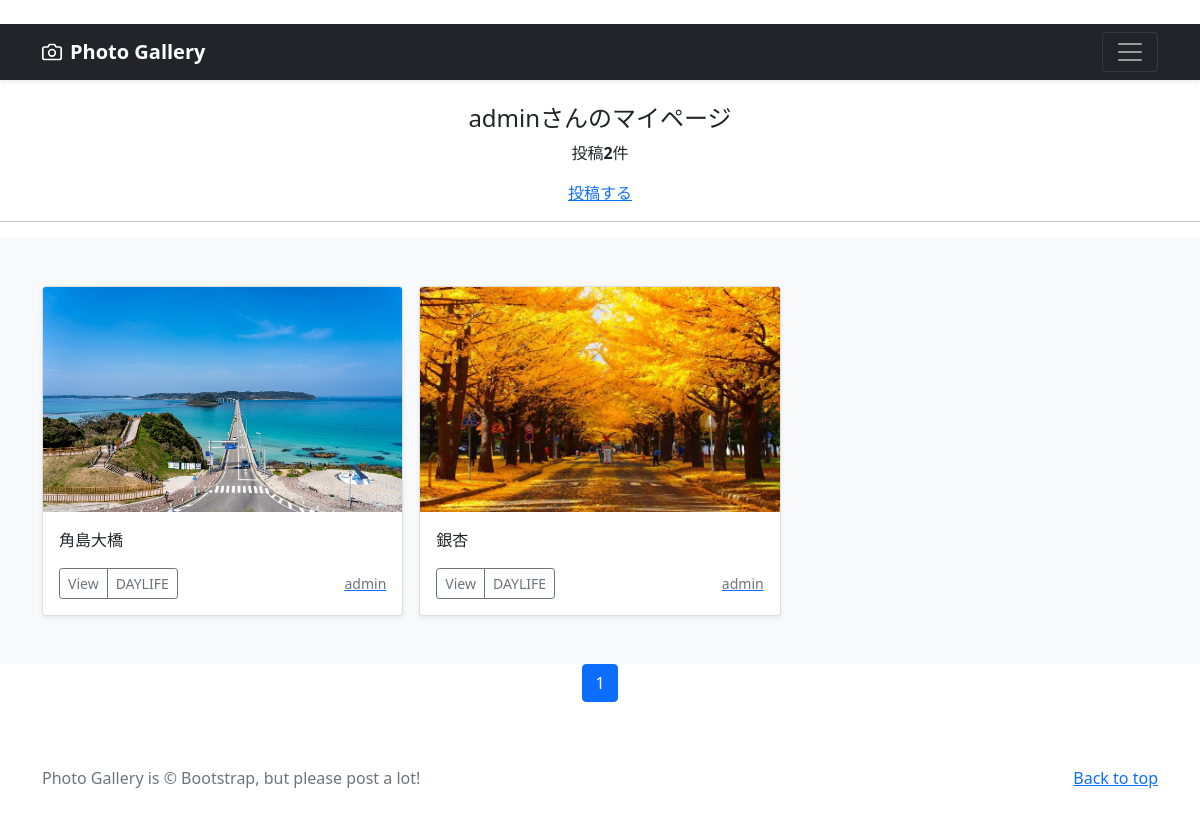
Screenshot of /mypage/ (signed in) with the database file from the repository.
### accounts/models.py (models this page shows)
class CustomUser(AbstractUser):
    pass

### photo/models.py (models this page shows, shortened)
class PhotoPost(models.Model):
    user = models.ForeignKey(
        CustomUser,
        verbose_name='ユーザー',
        on_delete=models.CASCADE
        )
    category = models.ForeignKey(
        Category,
        verbose_name='カテゴリ',
        on_delete=models.PROTECT
        )
    title = models.CharField(
        verbose_name='タイトル', # フィールドのタイトル
        max_length=200        # 最大文字数は200
        )
    comment = models.TextField(
        verbose_name='コメント',  # フィールドのタイトル
        )
    image1 = models.ImageField(
        verbose_name='イメージ1',# フィールドのタイトル
        upload_to = 'photos'   # MEDIA_ROOT以下のphotosにファイルを保存
        )
    image2 = models.ImageField(
        verbose_name='イメージ2',# フィールドのタイトル
        upload_to = 'photos',  # MEDIA_ROOT以下のphotosにファイルを保存
        blank=True,            # フィールド値の設定は必須でない
        null=True              # データベースにnullが保存されることを許容
        )
    posted_at = models.DateTimeField(
        verbose_name='投稿日時', # フィールドのタイトル
        auto_now_add=True       # 日時を自動追加
        )

class Category(models.Model):
    title = models.CharField(
        verbose_name='カテゴリ', # フィールドのタイトル
        max_length=20)

### photo/views.py (the view)
# urls.py: path('mypage/', views.MypageView.as_view(), name = 'mypage'),
class MypageView(ListView):
    template_name ='mypage.html'
    paginate_by = 9
    def get_queryset(self):
      queryset = PhotoPost.objects.filter(
        user=self.request.user).order_by('-posted_at')
      return queryset

### photo/templates/mypage.html (shortened to what this page needs)
{% extends 'base.html' %}
      {% block contents %}
      {% if user.is_authenticated %}
        <br>
        <div style="text-align:center">
          <h4>{{user.username}}さんのマイページ</h4>
          {% if object_list.count == 0 %}
            <p>{{user.username}}さんの投稿はありません</p>
          {% else %}
            <p>投稿<strong>{{object_list.count}}</strong>件</p>
          {% endif %}
          <a href="{% url 'photo:post' %}">投稿する</a>
        </div>
        <hr>
      {% endif %}
      {% include "photos_list.html" %}
      {% include "pagination.html" %}
      {% endblock %}

### photo/templates/base.html (shortened to what this page needs)
{% load static %}
<!doctype html>
<html lang="en">
  <head>
    <link href="https://cdn.jsdelivr.net/npm/bootstrap@5.0.2/dist/css/bootstrap.min.css"
          rel="stylesheet"
>
  </head>
  <body>
    <header>
      <div class="navbar navbar-dark bg-dark shadow-sm">
        <div class="container">
          <a href="{% url 'photo:index' %}"
             class="navbar-brand d-flex align-items-center">
            <strong>Photo Gallery</strong>
          </a>
          <button class="navbar-toggler"
                  type="button"
                  data-bs-toggle="collapse"
                  data-bs-target="#navbarHeader"
                  aria-controls="navbarHeader"
                  aria-expanded="false"
                  aria-label="Toggle navigation">
            <span class="navbar-toggler-icon"></span>
          </button>
        </div>
      </div>
    </header>
    <main>
      {% block contents %}{% endblock %}
    </main>
    <footer class="text-muted py-5">
      <div class="container">
        <p class="float-end mb-1">
          <a href="#">Back to top</a>
        </p>
        <p class="mb-1">
          Photo Gallery is &copy; Bootstrap, but please post a lot!</p>
      </div>
    </footer>
  </body>
</html>

### photo/templates/photos_list.html (shortened to what this page needs)
  <div class="album py-5 bg-light">
    <div class="container">
      <div class="row row-cols-1 row-cols-sm-2 row-cols-md-3 g-3">
        {% for record in object_list %}
        <div class="col">
          <div class="card shadow-sm">
            <img src="{{ record.image1.url }}"
                 class="bd-placeholder-img card-img-top"
                 width="100%" height="225"
                 xmlns="http://www.w3.org/2000/svg"
                 role="img" aria-label="Placeholder: Thumbnail"
                 preserveAspectRatio="xMidYMid slice"
                 focusable="false">
                 <rect width="100%" height="100%" fill="#55595c"/>
            <div class="card-body">
              <p class="card-text">
                {{record.title}}
              </p>
              <div class="d-flex justify-content-between align-items-center">
                <div class="btn-group">
                  <button type="button"
                          class="btn btn-sm btn-outline-secondary"
onclick="location.href='{% url 'photo:photo_detail' record.pk %}'">
                          View</button>
                  <button type="button"
                          class="btn btn-sm btn-outline-secondary"
onclick="location.href='{% url 'photo:photos_cat' category=record.category.id %}'">
                          {{record.category.title}}</button>
                </div>
                <a href="{% url 'photo:user_list' user=record.user.id %}">
                  <small class="text-muted">
                    {{record.user.username}}</small>
                </a>
              </div>
            </div>
          </div>
        </div>
        {% endfor %}
      </div>
    </div>
  </div>

### photo/templates/pagination.html (shortened to what this page needs)
<ul class="pagination"
    style="justify-content:center">
    {% for num in page_obj.paginator.page_range %}
        {% if page_obj.number == num %}
        <li class="page-item active">
            <span class="page-link">{{ num }}</span>
        </li>
        {% endif %}
    {% endfor %}
</ul>

### photo/templates/base.html (style rules this page uses)
.bd-placeholder-img { font-size: 1.125rem; text-anchor: middle; -webkit-user-select: none; -moz-user-select: none; user-select: none; }

### rows the page displays
CustomUser: username "admin"
PhotoPost: image1 (picture), title "角島大橋", category "DAYLIFE", user.username "admin"
PhotoPost: image1 (picture), title "銀杏", category "DAYLIFE", user.username "admin"

### other values shown
{{ object_list.count }} "2"
{{ num }} "1"
